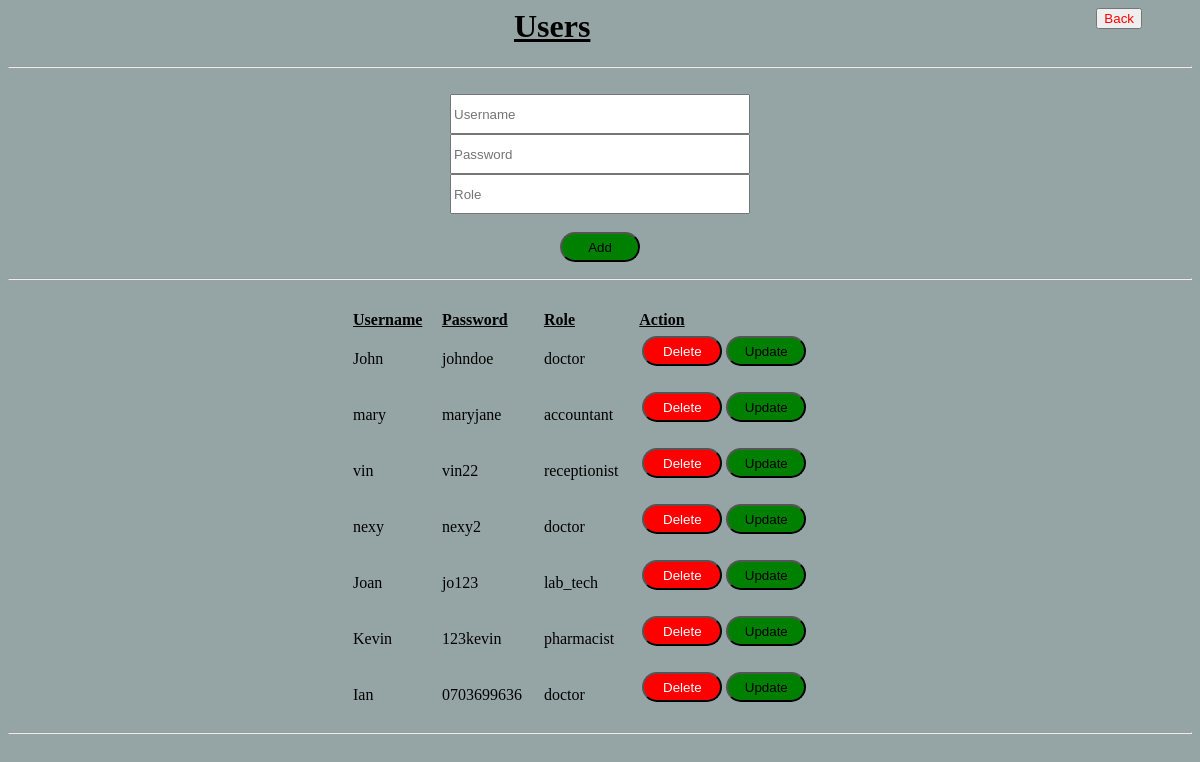
The app's page /ihk/users.php with its own data.
### tables this page shows
CREATE TABLE `users` (
  `user_id` int(11) NOT NULL,
  `username` varchar(15) NOT NULL,
  `password` varchar(15) NOT NULL,
  `role` varchar(15) DEFAULT NULL
);

### ihk/users.php (the view, shortened to what this page needs)
<?php
	echo("<a href='home.php'>
			<button style='color:red;float:right;margin-right:50px;'>
				Back
			</button>
		</a>");
	echo("<center>");
	echo("<body style='background:#95a5a6;'>");
	echo("<h1 style='color:black;'><u>"."Users"."</u></h1>");
	echo("<hr>");
	echo("<form method='POST' action='add_user.php'>
			<br>
			<input type='text' class='in' placeholder='Username' name='user' required>
			<br>
			<input type='text' class='in' placeholder='Password' name='pass' required>
			<br>
			<input type='text' class='in' placeholder='Role' name='role'>
			<br><br>
			<input type='submit' value='Add' style='color:black;background:green;border-radius:50px;height:30px;width:80px;'></form>");
	echo("<hr>");
	$sql = "SELECT * FROM users where username!='Mark'";
	$result = $conn->query($sql);
	if($result->num_rows>0){
		echo("<table style='width:500px;padding-top:20px;color:black;'>");
		echo("<tr style='color:black;'>");
		echo("<td>
				<b><u>Username</u></b>
			</td>
			<td>
				<b><u>Password</u></b>
			</td>
			<td>
				<b><u>Role</u></b>
			</td>
			<td>
				<b><u>Action</u></b>
			</td>");
		echo("</tr>");
		while($row = $result->fetch_array()){
			$pk = $row[0];
			echo("<tr>");
			echo("<td>$row[1]</td>
				<td>$row[2]</td>
				<td>$row[3]</td>
				<td>
					<table>
						<tr>
							<td>
								<form method='POST' action='delete_user.php'>
								<input type='hidden' value='$pk' name='primary'>
									<input id='delete' type='submit' value='Delete'>
								</form>
								<td>
								<form method='POST' action='update_user.php'>
									<input type='hidden' value='$pk' name='primary'>
									<input id='edit' type='submit' value='Update'>
								</form>
								"."
							</td>
						</tr>
					</table>
					</td>");
			echo("</tr>");
		}
		echo("</table>");
		echo("<hr>");
	}
	 echo("</body >");
	echo("</center>");
?>

### ihk/users.php (style rules this page uses)
#delete { color:white; background:red; border-radius:40px; height:30px; width:80px; }
#edit { color:black; background:green; border-radius:40px; height:30px; width:80px; }
.in { width:300px; height:40px; }

### records on screen
users: username "John", password "johndoe", role "doctor"
users: username "mary", password "maryjane", role "accountant"
users: username "vin", password "vin22", role "receptionist"
users: username "nexy", password "nexy2", role "doctor"
users: username "Joan", password "jo123", role "lab_tech"
users: username "Kevin", password "123kevin", role "pharmacist"
users: username "Ian", password "0703699636", role "doctor"
